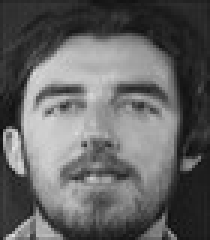
#> input picture data/training/101_11.jpg, 70 x 80 px, found by its file name (shown 3 times larger); its folder holds only this picture in this run
$ jupyter execute --allow-errors Eigen_Faces.ipynb   (shell and % lines are left out)
#> lines starting #> are read from the running program, lines starting #| are printed output that depends on the picture
[cell 1]
import glob
import math
import cv2
import numpy as np
import os
import matplotlib.pyplot as plt
from sklearn import preprocessing

[cell 2]
training_path="E:/cv_tasks/task5/CV_Final_Project/data/training"
test_path="E:/cv_tasks/task5/CV_Final_Project/data/test"

[cell 3]
def get_filepaths(directory):
    """
    This function will generate the file names in a directory
    tree by walking the tree either top-down or bottom-up. For each
    directory in the tree rooted at directory top (including top itself),
    it yields a 3-tuple (dirpath, dirnames, filenames).
    """
    file_paths = []  # List which will store all of the full filepaths.

    # Walk the tree.
    for root, directories, files in os.walk(directory):
        for filename in files:
            # Join the two strings in order to form the full filepath.
            filepath = os.path.join(filename)
            file_paths.append(filepath)
#     print(file_paths)
#     print(len(file_paths))  # Add it to the list.

    return file_paths  # Self-explanatory.

[cell 4]
total_images=0
height=80
width=70
images_paths= get_filepaths(training_path)
categories=[]
for image_path in images_paths:
    category=(image_path.split(".")[0]).split("_")[1]
    if int(category) not in categories:
        categories.append(int(category))
categories= sorted(categories)
class_num=len(categories)
print(categories)

[cell 5]
training_images = np.ndarray(shape=(len(images_paths), height*width), dtype=np.float64)
test_list=[]
for i in range(len(images_paths)):
    path= training_path+'/'+ images_paths[i]
    read_image = cv2.imread(path, cv2.IMREAD_GRAYSCALE)
#> read_image is the input picture: shape (80, 70); min 13, max 224, mean 99.5
    resized_image = cv2.resize(read_image, (width, height))
#     print(resized_image.shape)
    training_images[i,:] = np.array(resized_image, dtype='float64').flatten()
    test_list.append(resized_image)

#     plt.imshow(resized_image, cmap='gray')
#     plt.show()
print(training_images.shape)

print(len(test_list))
#| 1

#> (a cell that did not finish here is left out)

[cell 7]
##Get Mean Face##
mean_face = np.zeros((1,height*width))

for i in training_images:
    mean_face = np.add(mean_face,i)

mean_face = np.divide(mean_face,float(len(images_paths))).flatten()

plt.imshow(mean_face.reshape(height, width), cmap='gray')
plt.show()
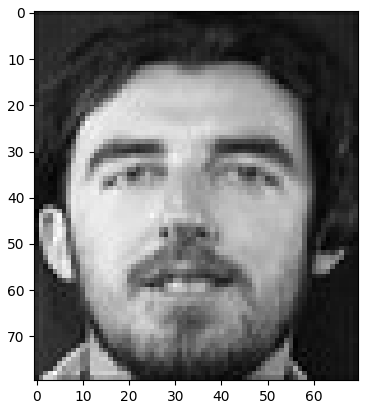
#> figure drawn by matplotlib, 1 panel

[cell 8]
##Normailze Faces##
normalised_training = np.ndarray(shape=(len(images_paths), height*width))

for i in range(len(images_paths)):
    normalised_training[i] = np.subtract(training_images[i],mean_face)
print(len(normalised_training))

#> (a cell that did not finish here is left out)

[cell 10]
# [6 lines of commented-out code are left out]

[cell 11]
cov_matrix = ((normalised_training).dot(normalised_training.T))
cov_matrix = np.divide(cov_matrix ,float(len(normalised_training)))
print('Covariance matrix of X: \n%s' %cov_matrix)

[cell 12]
eigenvalues, eigenvectors, = np.linalg.eig(cov_matrix)
print('Eigenvectors of Cov(X): \n%s' %eigenvectors)
print('\nEigenvalues of Cov(X): \n%s' %eigenvalues)

[cell 13]
eig_pairs = [(eigenvalues[index], eigenvectors[:,index]) for index in range(len(eigenvalues))]
# Sort the eigen pairs in descending order:
eig_pairs.sort(reverse=True)
eigvalues_sort  = [eig_pairs[index][0] for index in range(len(eigenvalues))]
eigvectors_sort = [eig_pairs[index][1] for index in range(len(eigenvalues))]
eigenfaces = preprocessing.normalize(eigvectors_sort)
print(eigenfaces.shape)

[cell 14]
var_comp_sum = np.cumsum(eigvalues_sort)/sum(eigvalues_sort)

# Show cumulative proportion of varaince with respect to components
print("Cumulative proportion of variance explained vector: \n%s" %var_comp_sum)

# x-axis for number of principal components kept
num_comp = range(1,len(eigvalues_sort)+1)
plt.title('Cum. Prop. Variance Explain and Components Kept')
plt.xlabel('Principal Components')
plt.ylabel('Cum. Prop. Variance Expalined')

plt.scatter(num_comp, var_comp_sum)
plt.show()
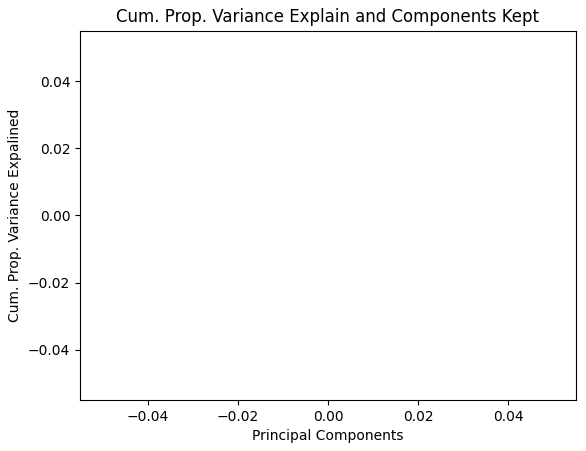
#> figure drawn by matplotlib, 1 panel

[cell 15]
reduced_data=[]
for i in (var_comp_sum):
    if i < 0.91:
        reduced_data.append(i)
print(reduced_data)
print(len(reduced_data))

[cell 16]
reduced_data = np.array(eigenfaces[:77]).transpose()
print(reduced_data.shape)
print(training_images.shape)

[cell 17]
proj_data = np.dot(training_images.transpose(),reduced_data)
proj_data = proj_data.transpose()
print(proj_data.shape)

#> (a cell that did not finish here is left out)

[cell 19]
w = np.array([np.dot(proj_data,i) for i in normalised_training])
w

[cell 20]
path_unknown ="E:/cv_tasks/task5/CV_Final_Project/data/test/179_18.jpg"
unknown_face = cv2.imread(path_unknown, cv2.IMREAD_GRAYSCALE)
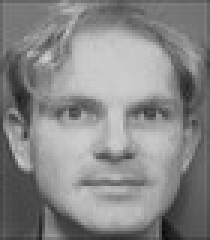
#> input picture data/test/179_18.jpg, 70 x 80 px, found by its file name (shown 3 times larger)
#> unknown_face is the input picture: shape (80, 70); min 10, max 211, mean 135.3
unknown_face = cv2.resize(unknown_face, (width, height))
unknown_face_vector = np.array(unknown_face, dtype='float64').flatten()
#> unknown_face_vector = 5600 values, max 211 at index 1345, min 10 at index 5444, mean 135.3
normalised_uface_vector = np.subtract(unknown_face_vector,mean_face)
#> normalised_uface_vector = 5600 values, max 162 at index 2073, min -148 at index 2249, mean 35.81
w_unknown = np.dot(proj_data, normalised_uface_vector)
#> w_unknown = [7525511]
euclidean_distance = np.linalg.norm(w - w_unknown, axis=1)
#> euclidean_distance = [7525511]
best_match = np.argmin(euclidean_distance)
#> best_match = 0
# Visualize
fig, axes = plt.subplots(1,2,sharex=True,sharey=True,figsize=(8,6))
axes[0].imshow(unknown_face_vector.reshape(80,70), cmap="gray")
axes[0].set_title("Query")
axes[1].imshow(training_images[best_match].reshape(80,70), cmap="gray")
axes[1].set_title("Best match")
plt.show()
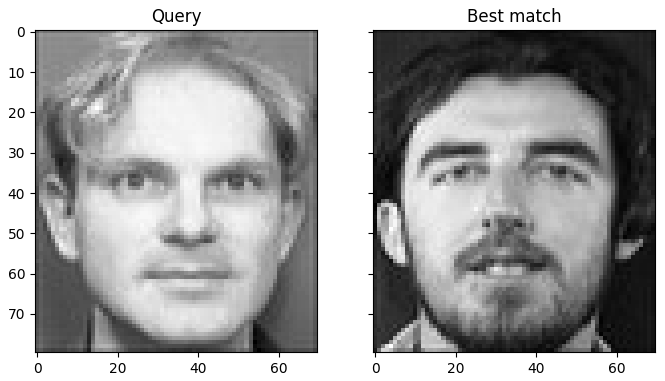
#> figure drawn by matplotlib, 2 panels

[cell 21]
print(np.argmin(euclidean_distance))
#| 0
